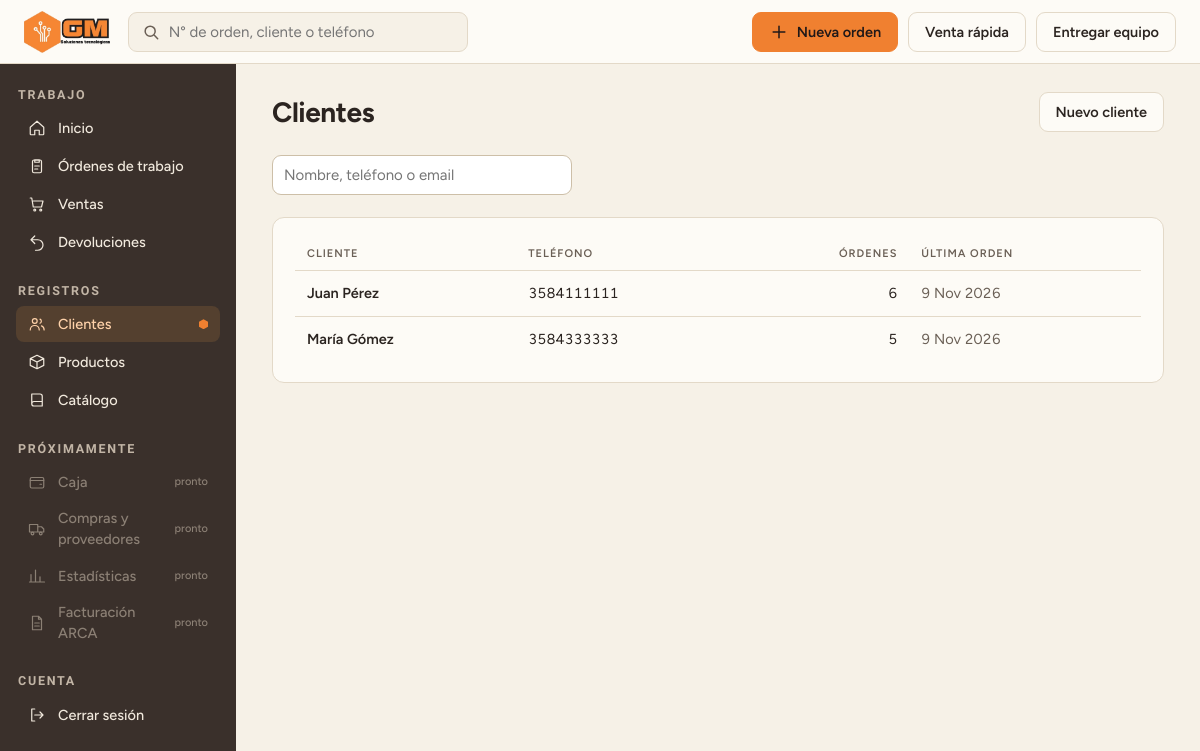
Page /clientes/ (signed in) on the earlier database version.
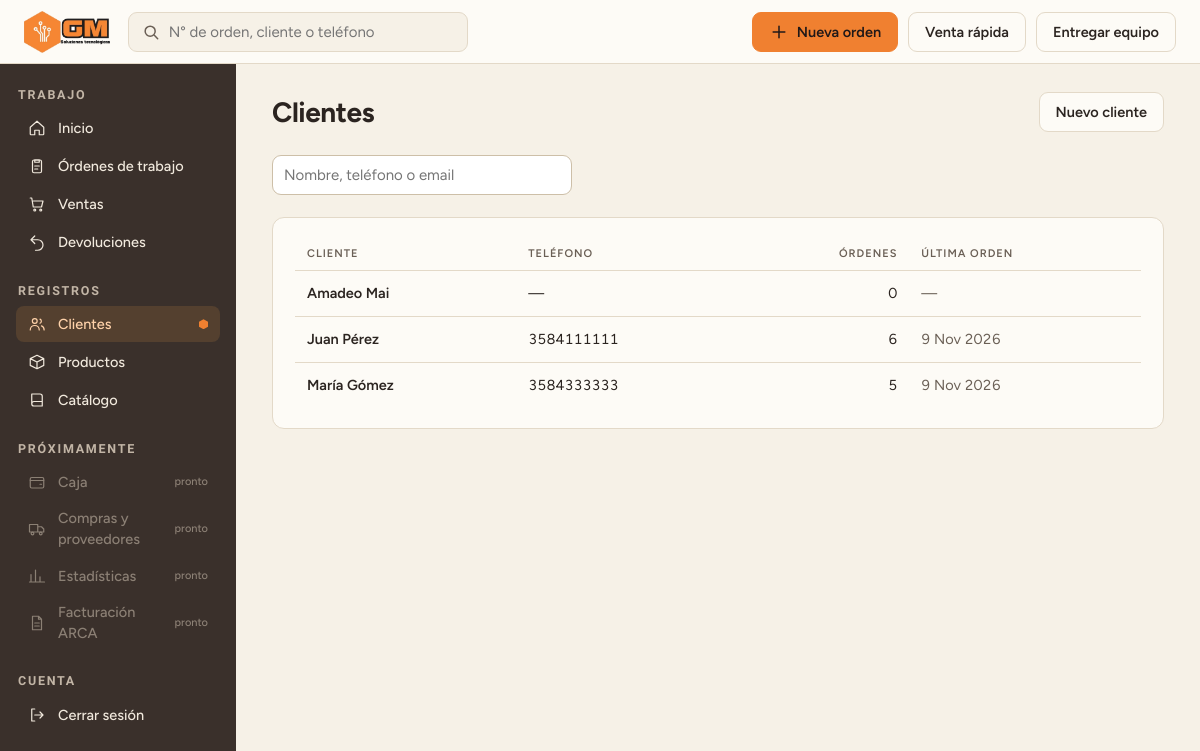
Same page on the later database version.
### catalogo/models.py (models this page shows, shortened)
class Cliente(models.Model):
    nombre = models.CharField(max_length=120)
    notas = models.TextField(blank=True)
    email = models.EmailField(blank=True)
    direccion = models.CharField(max_length=200, blank=True)

class Telefono(models.Model):
    cliente = models.ForeignKey(Cliente, on_delete=models.CASCADE, related_name="telefonos")
    numero = models.CharField(max_length=30)
    principal = models.BooleanField(default=False)

### web/views.py (the view)
# urls.py: path("clientes/", views.lista_clientes, name="clientes"),
@login_required
def lista_clientes(request):
    q = request.GET.get("q", "").strip()
    consulta = Cliente.objects.all()
    if q:
        consulta = consulta.filter(pk__in=_buscar_clientes(q))
    consulta = (consulta.annotate(cant_ordenes=Count("ordenes", distinct=True),
                                  ultima_orden=Max("ordenes__fecha_recepcion"))
                .prefetch_related("telefonos").order_by("nombre"))
    pagina = Paginator(consulta, 50).get_page(request.GET.get("pagina"))
    return render(request, "web/clientes/lista.html", {"pagina": pagina, "q": q})

### web/templatetags/formato.py (called while the page is built)
@register.filter
def telefono_principal(cliente):
    telefonos = list(cliente.telefonos.all())
    for t in telefonos:
        if t.principal:
            return t.numero
    return telefonos[0].numero if telefonos else ""

### web/templates/web/clientes/lista.html (shortened to what this page needs)
{% extends "web/base.html" %}
{% load formato %}
{% block contenido %}
<div class="head">
<h1>Clientes</h1>
<a class="btn" href="{% url 'web:cliente_nuevo' %}">Nuevo cliente</a>
</div>
<form class="filtros" method="get" role="search">
<input class="entrada" name="q" value="{{ q }}" placeholder="Nombre, teléfono o email" aria-label="Buscar cliente por nombre, teléfono o email">
</form>
<section class="panel">
{% if pagina.object_list %}
<div style="overflow-x:auto"><table>
<thead><tr><th>Cliente</th><th>Teléfono</th><th class="der">Órdenes</th><th>Última orden</th></tr></thead>
<tbody>
{% for c in pagina %}
<tr>
<td class="cli"><a class="fila-link" href="{% url 'web:cliente_detalle' c.id %}">{{ c.nombre }}</a></td>
<td>{{ c|telefono_principal|default:"—" }}</td>
<td class="der">{{ c.cant_ordenes }}</td>
<td class="sec">{{ c.ultima_orden|date:"j M Y"|default:"—" }}</td>
</tr>
{% endfor %}
</tbody></table></div>
{% else %}
<p class="vacio">No hay clientes{% if q %} que coincidan con “{{ q }}”{% endif %}.</p>
{% endif %}
</section>
{% endblock %}

Differences in the rows shown:
added Cliente: nombre "Amadeo Mai", id "—", cant_ordenes "0", ultima_orden "—"
